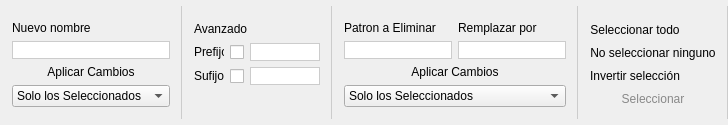
      <widget class="QWidget" name="tab">
       <property name="styleSheet">
        <string notr="true"/>
       </property>
       <attribute name="title">
        <string>Editar</string>
       </attribute>
       <layout class="QHBoxLayout" name="horizontalLayout_5">
        <property name="spacing">
         <number>0</number>
        </property>
        <property name="leftMargin">
         <number>0</number>
        </property>
        <property name="topMargin">
         <number>6</number>
        </property>
        <property name="rightMargin">
         <number>0</number>
        </property>
        <property name="bottomMargin">
         <number>6</number>
        </property>
        <item>
         <widget class="QGroupBox" name="groupBox">
          <property name="sizePolicy">
           <sizepolicy hsizetype="Preferred" vsizetype="Expanding">
            <horstretch>0</horstretch>
            <verstretch>0</verstretch>
           </sizepolicy>
          </property>
          <property name="styleSheet">
           <string notr="true">#groupBox{
	border:none;
	border-right: 1px solid #ccc;
}</string>
          </property>
          <property name="title">
           <string/>
          </property>
          <layout class="QGridLayout" name="gridLayout">
           <item row="1" column="0">
            <widget class="QLabel" name="label_2">
             <property name="text">
              <string>Nuevo nombre</string>
             </property>
             <property name="buddy">
              <cstring>l_newname</cstring>
             </property>
            </widget>
           </item>
           <item row="2" column="0">
            <widget class="TextEdit" name="l_newname">
             <property name="sizePolicy">
              <sizepolicy hsizetype="Expanding" vsizetype="Preferred">
               <horstretch>0</horstretch>
               <verstretch>0</verstretch>
              </sizepolicy>
             </property>
             <property name="maximumSize">
              <size>
               <width>190</width>
               <height>24</height>
              </size>
             </property>
             <property name="styleSheet">
              <string notr="true">*{
border:1px solid #ccc;
}</string>
             </property>
            </widget>
           </item>
           <item row="4" column="0">
            <widget class="QPushButton" name="pb_aplicar">
             <property name="sizePolicy">
              <sizepolicy hsizetype="Minimum" vsizetype="Preferred">
               <horstretch>0</horstretch>
               <verstretch>0</verstretch>
              </sizepolicy>
             </property>
             <property name="focusPolicy">
              <enum>Qt::NoFocus</enum>
             </property>
             <property name="styleSheet">
              <string notr="true">*{
	border:none;
}
*:hover{
	border:1px solid #a4cef9;
	background-color:#e8eff7;
}
*:pressed{
	border:1px solid #62a2e4;
	background-color:#c9e0f7;
}</string>
             </property>
             <property name="text">
              <string>Aplicar Cambios</string>
             </property>
            </widget>
           </item>
           <item row="6" column="0">
            <widget class="QComboBox" name="cb_sel1">
             <property name="sizePolicy">
              <sizepolicy hsizetype="Preferred" vsizetype="Preferred">
               <horstretch>0</horstretch>
               <verstretch>0</verstretch>
              </sizepolicy>
             </property>
             <property name="focusPolicy">
              <enum>Qt::NoFocus</enum>
             </property>
             <property name="currentIndex">
              <number>0</number>
             </property>
             <item>
              <property name="text">
               <string>Solo los Seleccionados</string>
              </property>
             </item>
             <item>
              <property name="text">
               <string>Solo los Archivos</string>
              </property>
             </item>
             <item>
              <property name="text">
               <string>Solo las Carpetas</string>
              </property>
             </item>
             <item>
              <property name="text">
               <string>Aplicar a Todos</string>
              </property>
             </item>
            </widget>
           </item>
          </layout>
         </widget>
        </item>
        <item>
         <widget class="QGroupBox" name="groupBox_6">
          <property name="sizePolicy">
           <sizepolicy hsizetype="Preferred" vsizetype="Expanding">
            <horstretch>0</horstretch>
            <verstretch>0</verstretch>
           </sizepolicy>
          </property>
          <property name="maximumSize">
           <size>
            <width>150</width>
            <height>16777215</height>
           </size>
          </property>
          <property name="styleSheet">
           <string notr="true">#groupBox_6{
	border:none;
	border-right: 1px solid #ccc;
}</string>
          </property>
          <property name="title">
           <string/>
          </property>
          <layout class="QGridLayout" name="gridLayout_2">
           <item row="4" column="0">
            <widget class="QLabel" name="label_6">
             <property name="minimumSize">
              <size>
               <width>30</width>
               <height>0</height>
              </size>
             </property>
             <property name="text">
              <string>Sufijo</string>
             </property>
             <property name="buddy">
              <cstring>cb_fin</cstring>
             </property>
            </widget>
           </item>
           <item row="2" column="1">
            <widget class="QCheckBox" name="cb_ini">
             <property name="sizePolicy">
              <sizepolicy hsizetype="Minimum" vsizetype="Preferred">
               <horstretch>0</horstretch>
               <verstretch>0</verstretch>
              </sizepolicy>
             </property>
             <property name="text">
              <string/>
             </property>
            </widget>
           </item>
           <item row="5" column="0">
            <widget class="QLabel" name="label_7">
             <property name="text">
              <string/>
             </property>
            </widget>
           </item>
           <item row="2" column="2">
            <widget class="QLineEdit" name="le_inicio">
             <property name="sizePolicy">
              <sizepolicy hsizetype="Expanding" vsizetype="Preferred">
               <horstretch>0</horstretch>
               <verstretch>0</verstretch>
              </sizepolicy>
             </property>
             <property name="minimumSize">
              <size>
               <width>0</width>
               <height>0</height>
              </size>
             </property>
             <property name="styleSheet">
              <string notr="true">*{
border:1px solid #ccc;
}</string>
             </property>
             <property name="text">
              <string/>
             </property>
            </widget>
           </item>
           <item row="2" column="0">
            <widget class="QLabel" name="label_4">
             <property name="minimumSize">
              <size>
               <width>30</width>
               <height>0</height>
              </size>
             </property>
             <property name="text">
              <string>Prefijo</string>
             </property>
             <property name="buddy">
              <cstring>cb_ini</cstring>
             </property>
            </widget>
           </item>
           <item row="4" column="1">
            <widget class="QCheckBox" name="cb_fin">
             <property name="sizePolicy">
              <sizepolicy hsizetype="Minimum" vsizetype="Preferred">
               <horstretch>0</horstretch>
               <verstretch>0</verstretch>
              </sizepolicy>
             </property>
             <property name="text">
              <string/>
             </property>
            </widget>
           </item>
           <item row="4" column="2">
            <widget class="QLineEdit" name="le_fin">
             <property name="sizePolicy">
              <sizepolicy hsizetype="Expanding" vsizetype="Preferred">
               <horstretch>0</horstretch>
               <verstretch>0</verstretch>
              </sizepolicy>
             </property>
             <property name="minimumSize">
              <size>
               <width>0</width>
               <height>0</height>
              </size>
             </property>
             <property name="styleSheet">
              <string notr="true">*{
border:1px solid #ccc;
}</string>
             </property>
             <property name="text">
              <string/>
             </property>
            </widget>
           </item>
           <item row="0" column="0" colspan="3">
            <widget class="QLabel" name="label_9">
             <property name="text">
              <string>Avanzado</string>
             </property>
             <property name="buddy">
              <cstring>le_inicio</cstring>
             </property>
            </widget>
           </item>
          </layout>
         </widget>
        </item>
        <item>
         <widget class="QGroupBox" name="groupBox_4">
          <property name="sizePolicy">
           <sizepolicy hsizetype="Preferred" vsizetype="Expanding">
            <horstretch>0</horstretch>
            <verstretch>0</verstretch>
           </sizepolicy>
          </property>
          <property name="styleSheet">
           <string notr="true">#groupBox_4{
	border:none;
	border-right: 1px solid #ccc;
}</string>
          </property>
          <property name="title">
           <string/>
          </property>
          <layout class="QGridLayout" name="gridLayout_3">
           <item row="2" column="2">
            <widget class="QLineEdit" name="le_remp">
             <property name="sizePolicy">
              <sizepolicy hsizetype="Preferred" vsizetype="Preferred">
               <horstretch>0</horstretch>
               <verstretch>0</verstretch>
              </sizepolicy>
             </property>
             <property name="styleSheet">
              <string notr="true">*{
border:1px solid #ccc;
}</string>
             </property>
            </widget>
           </item>
           <item row="3" column="0" colspan="3">
            <widget class="QPushButton" name="pb_patron">
             <property name="sizePolicy">
              <sizepolicy hsizetype="Preferred" vsizetype="Preferred">
               <horstretch>0</horstretch>
               <verstretch>0</verstretch>
              </sizepolicy>
             </property>
             <property name="minimumSize">
              <size>
               <width>0</width>
               <height>0</height>
              </size>
             </property>
             <property name="focusPolicy">
              <enum>Qt::NoFocus</enum>
             </property>
             <property name="styleSheet">
              <string notr="true">*{
	border:none;
}
*:hover{
	border:1px solid #a4cef9;
	background-color:#e8eff7;
}
*:pressed{
	border:1px solid #62a2e4;
	background-color:#c9e0f7;
}</string>
             </property>
             <property name="text">
              <string>Aplicar Cambios</string>
             </property>
            </widget>
           </item>
           <item row="0" column="0">
            <widget class="QLabel" name="label_5">
             <property name="text">
              <string>Patron a Eliminar</string>
             </property>
             <property name="buddy">
              <cstring>le_patron</cstring>
             </property>
            </widget>
           </item>
           <item row="2" column="0" colspan="2">
            <widget class="QLineEdit" name="le_patron">
             <property name="sizePolicy">
              <sizepolicy hsizetype="Preferred" vsizetype="Preferred">
               <horstretch>0</horstretch>
               <verstretch>0</verstretch>
              </sizepolicy>
             </property>
             <property name="minimumSize">
              <size>
               <width>0</width>
               <height>0</height>
              </size>
             </property>
             <property name="styleSheet">
              <string notr="true">*{
border:1px solid #ccc;
}</string>
             </property>
             <property name="text">
              <string/>
             </property>
             <property name="placeholderText">
              <string/>
             </property>
            </widget>
           </item>
           <item row="0" column="2">
            <widget class="QLabel" name="label">
             <property name="sizePolicy">
              <sizepolicy hsizetype="Preferred" vsizetype="Preferred">
               <horstretch>0</horstretch>
               <verstretch>0</verstretch>
              </sizepolicy>
             </property>
             <property name="text">
              <string>Remplazar por</string>
             </property>
             <property name="buddy">
              <cstring>le_remp</cstring>
             </property>
            </widget>
           </item>
           <item row="4" column="0" colspan="3">
            <widget class="QComboBox" name="cb_sel2">
             <property name="sizePolicy">
              <sizepolicy hsizetype="Preferred" vsizetype="Preferred">
               <horstretch>0</horstretch>
               <verstretch>0</verstretch>
              </sizepolicy>
             </property>
             <property name="minimumSize">
              <size>
               <width>0</width>
               <height>0</height>
              </size>
             </property>
             <property name="focusPolicy">
              <enum>Qt::NoFocus</enum>
             </property>
             <item>
              <property name="text">
               <string>Solo los Seleccionados</string>
              </property>
             </item>
             <item>
              <property name="text">
               <string>Solo los Archivos</string>
              </property>
             </item>
             <item>
              <property name="text">
               <string>Solo las Carpetas</string>
              </property>
             </item>
             <item>
              <property name="text">
               <string>Aplicar a Todos</string>
              </property>
             </item>
            </widget>
           </item>
          </layout>
         </widget>
        </item>
        <item>
         <widget class="QGroupBox" name="groupBox_2">
          <property name="sizePolicy">
           <sizepolicy hsizetype="Preferred" vsizetype="Expanding">
            <horstretch>0</horstretch>
            <verstretch>0</verstretch>
           </sizepolicy>
          </property>
          <property name="minimumSize">
           <size>
            <width>0</width>
            <height>0</height>
           </size>
          </property>
          <property name="maximumSize">
           <size>
            <width>150</width>
            <height>16777215</height>
           </size>
          </property>
          <property name="styleSheet">
           <string notr="true">#groupBox_2{
	border:none;
	border-right: 1px solid #ccc;
}</string>
          </property>
          <property name="title">
           <string/>
          </property>
          <layout class="QGridLayout" name="gridLayout_4">
           <item row="0" column="0">
            <widget class="QPushButton" name="pb_selectall">
             <property name="sizePolicy">
              <sizepolicy hsizetype="Fixed" vsizetype="Preferred">
               <horstretch>0</horstretch>
               <verstretch>0</verstretch>
              </sizepolicy>
             </property>
             <property name="minimumSize">
              <size>
               <width>0</width>
               <height>0</height>
              </size>
             </property>
             <property name="font">
              <font>
               <weight>50</weight>
               <bold>false</bold>
               <underline>false</underline>
              </font>
             </property>
             <property name="focusPolicy">
              <enum>Qt::NoFocus</enum>
             </property>
             <property name="autoFillBackground">
              <bool>false</bool>
             </property>
             <property name="styleSheet">
              <string notr="true">*{
	border:none;
}
*:hover{
	border:1px solid #a4cef9;
	background-color:#e8eff7;
}
*:pressed{
	border:1px solid #62a2e4;
	background-color:#c9e0f7;
}</string>
             </property>
             <property name="text">
              <string>Seleccionar todo</string>
             </property>
             <property name="icon">
              <iconset resource="res.qrc">
               <normaloff>:/select/res/ic/select_all.png</normaloff>:/select/res/ic/select_all.png</iconset>
             </property>
            </widget>
           </item>
           <item row="1" column="0">
            <widget class="QPushButton" name="pb_deselect">
             <property name="sizePolicy">
              <sizepolicy hsizetype="Fixed" vsizetype="Preferred">
               <horstretch>0</horstretch>
               <verstretch>0</verstretch>
              </sizepolicy>
             </property>
             <property name="minimumSize">
              <size>
               <width>0</width>
               <height>0</height>
              </size>
             </property>
             <property name="focusPolicy">
              <enum>Qt::NoFocus</enum>
             </property>
             <property name="styleSheet">
              <string notr="true">*{
	border:none;
}
*:hover{
	border:1px solid #a4cef9;
	background-color:#e8eff7;
}
*:pressed{
	border:1px solid #62a2e4;
	background-color:#c9e0f7;
}</string>
             </property>
             <property name="text">
              <string>No seleccionar ninguno</string>
             </property>
             <property name="icon">
              <iconset resource="res.qrc">
               <normaloff>:/select/res/ic/no_select.png</normaloff>:/select/res/ic/no_select.png</iconset>
             </property>
            </widget>
           </item>
           <item row="2" column="0">
            <widget class="QPushButton" name="pb_invert">
             <property name="sizePolicy">
              <sizepolicy hsizetype="Fixed" vsizetype="Preferred">
               <horstretch>0</horstretch>
               <verstretch>0</verstretch>
              </sizepolicy>
             </property>
             <property name="minimumSize">
              <size>
               <width>0</width>
               <height>0</height>
              </size>
             </property>
             <property name="focusPolicy">
              <enum>Qt::NoFocus</enum>
             </property>
             <property name="styleSheet">
              <string notr="true">*{
	border:none;
}
*:hover{
	border:1px solid #a4cef9;
	background-color:#e8eff7;
}
*:pressed{
	border:1px solid #62a2e4;
	background-color:#c9e0f7;
}</string>
             </property>
             <property name="text">
              <string>Invertir selección</string>
             </property>
             <property name="icon">
              <iconset resource="res.qrc">
               <normaloff>:/select/res/ic/invert_select.png</normaloff>:/select/res/ic/invert_select.png</iconset>
             </property>
            </widget>
           </item>
           <item row="3" column="0">
            <widget class="QLabel" name="label_3">
             <property name="sizePolicy">
              <sizepolicy hsizetype="Preferred" vsizetype="Preferred">
               <horstretch>0</horstretch>
               <verstretch>0</verstretch>
              </sizepolicy>
             </property>
             <property name="styleSheet">
              <string notr="true">*{
	color:#888;
}</string>
             </property>
             <property name="text">
              <string>Seleccionar</string>
             </property>
             <property name="alignment">
              <set>Qt::AlignCenter</set>
             </property>
            </widget>
           </item>
          </layout>
         </widget>
        </item>
        <item>
         <spacer name="horizontalSpacer_2">
          <property name="orientation">
           <enum>Qt::Horizontal</enum>
          </property>
          <property name="sizeHint" stdset="0">
           <size>
            <width>0</width>
            <height>0</height>
           </size>
          </property>
         </spacer>
        </item>
       </layout>
      </widget>
